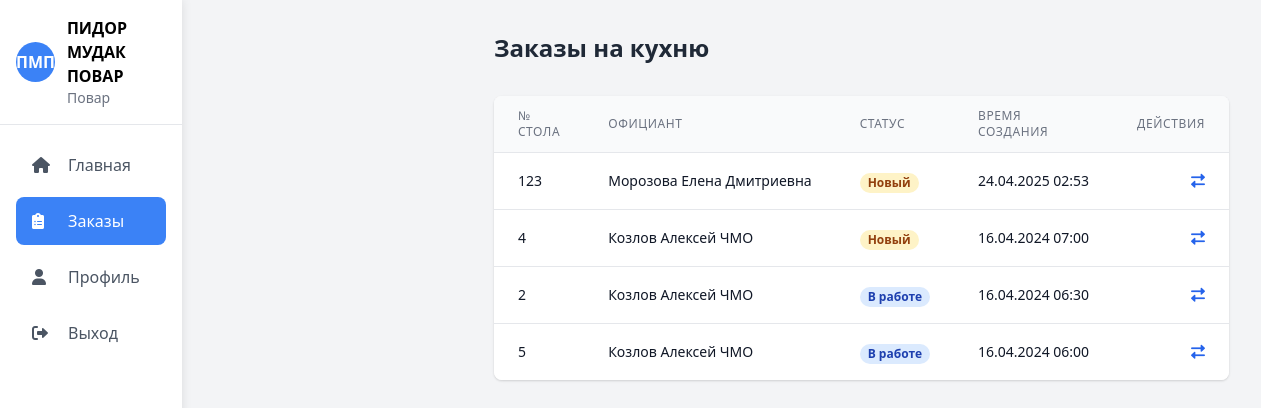
Screenshot of /orders.php (signed in) with the database file from the repository.
### tables this page shows
CREATE TABLE `orders` (
  `id` int(11) NOT NULL,
  `table_number` int(11) NOT NULL,
  `waiter_id` int(11) NOT NULL,
  `status` enum('new','in_progress','ready','served','paid') NOT NULL DEFAULT 'new',
  `created_at` timestamp NOT NULL DEFAULT current_timestamp(),
  `updated_at` timestamp NOT NULL DEFAULT current_timestamp() ON UPDATE current_timestamp()
);

CREATE TABLE `employees` (
  `id` int(11) NOT NULL,
  `name` varchar(100) NOT NULL,
  `email` varchar(100) NOT NULL,
  `password` varchar(255) NOT NULL,
  `role` enum('admin','cook','waiter') NOT NULL,
  `status` enum('active','blocked') DEFAULT 'active',
  `created_at` timestamp NOT NULL DEFAULT current_timestamp(),
  `phone` varchar(20) DEFAULT NULL
);

### auth.php (called while the page is built, shortened)
<?php
function isLoggedIn() {
    return isset($_SESSION['user_id']);
}
function hasRole($role) {
    return $_SESSION['user_role'] === $role;
}
?>

### functions.php (called while the page is built, shortened)
<?php
require_once 'auth.php';
function getOrders($filters = []) {
    $pdo = connectDB();
    $sql = "
        SELECT o.*,
               w.name as waiter_name,
               COUNT(oi.id) as items_count
        FROM orders o
        LEFT JOIN employees w ON o.waiter_id = w.id
        LEFT JOIN order_items oi ON o.id = oi.order_id
    ";
    $params = [];
    $sql .= " GROUP BY o.id ORDER BY o.created_at DESC";
    $stmt = $pdo->prepare($sql);
    $stmt->execute($params);
    return $stmt->fetchAll();
}
?>

### orders.php (the view, shortened to what this page needs)
<?php
require_once 'auth.php';
require_once 'functions.php';
$isAdmin = hasRole('admin');
$isCook = hasRole('cook');
$isWaiter = hasRole('waiter');
$orders = getOrders();
?>
<!DOCTYPE html>
<html lang="ru">
<head>
    <link href="https://cdn.jsdelivr.net/npm/tailwindcss@2.2.19/dist/tailwind.min.css" rel="stylesheet">
    <link href="https://cdnjs.cloudflare.com/ajax/libs/font-awesome/6.0.0/css/all.min.css" rel="stylesheet">
    <link href="style.css" rel="stylesheet">
</head>
<body class="bg-gray-100">
    <div class="flex h-screen">
        <aside class="sidebar bg-white shadow-lg w-64">
            <div class="p-4 border-b">
                <div class="flex items-center space-x-3">
                    <div class="avatar avatar-blue">
                        <?php echo htmlspecialchars($_SESSION['user_initials']); ?>
                    </div>
                    <div>
                        <h2 class="font-semibold logo-text"><?php echo htmlspecialchars($_SESSION['user_name']); ?></h2>
                        <p class="text-sm text-gray-500 nav-text">
                            <?php
                            if ($isAdmin) {
                                echo 'Администратор';
                            } elseif ($isCook) {
                                echo 'Повар';
                            } elseif ($isWaiter) {
                                echo 'Официант';
                            }
                            ?>
                        </p>
                    </div>
                </div>
            </div>
            <nav class="p-4">
                <a href="index.php" class="nav-item">
                    <i class="fas fa-home"></i>
                    <span class="nav-text">Главная</span>
                </a>
                <a href="orders.php" class="nav-item active">
                    <i class="fas fa-clipboard-list"></i>
                    <span class="nav-text">Заказы</span>
                </a>
                <a href="profile.php" class="nav-item">
                    <i class="fas fa-user"></i>
                    <span class="nav-text">Профиль</span>
                </a>
                <a href="logout.php" class="nav-item text-red-500">
                    <i class="fas fa-sign-out-alt"></i>
                    <span class="nav-text">Выход</span>
                </a>
            </nav>
        </aside>
        <main class="content flex-1 p-8">
            <div class="flex justify-between items-center mb-8">
                <h1 class="text-2xl font-bold text-gray-800">
                    <?php if ($isCook): ?>
                        Заказы на кухню
                    <?php elseif ($isWaiter): ?>
                        Заказы столов
                    <?php else: ?>
                        Заказы
                    <?php endif; ?>
                </h1>
            </div>
            <div class="bg-white rounded-lg shadow overflow-hidden">
                <table class="min-w-full divide-y divide-gray-200">
                    <thead class="bg-gray-50">
                        <tr>
                            <th class="px-6 py-3 text-left text-xs font-medium text-gray-500 uppercase tracking-wider">№ стола</th>
                            <th class="px-6 py-3 text-left text-xs font-medium text-gray-500 uppercase tracking-wider">Официант</th>
                            <th class="px-6 py-3 text-left text-xs font-medium text-gray-500 uppercase tracking-wider">Статус</th>
                            <th class="px-6 py-3 text-left text-xs font-medium text-gray-500 uppercase tracking-wider">Время создания</th>
                            <th class="px-6 py-3 text-right text-xs font-medium text-gray-500 uppercase tracking-wider">Действия</th>
                        </tr>
                    </thead>
                    <tbody class="bg-white divide-y divide-gray-200">
                        <?php foreach ($orders as $order): ?>
                        <tr>
                            <td class="px-6 py-4 whitespace-nowrap">
                                <div class="text-sm font-medium text-gray-900">
                                    <?php echo htmlspecialchars($order['table_number']); ?>
                                </div>
                            </td>
                            <td class="px-6 py-4 whitespace-nowrap">
                                <div class="flex items-center">
                                    <div class="text-sm font-medium text-gray-900">
                                        <?php echo htmlspecialchars($order['waiter_name']); ?>
                                    </div>
                                </div>
                            </td>
                            <td class="px-6 py-4 whitespace-nowrap">
                                <span class="px-2 inline-flex text-xs leading-5 font-semibold rounded-full
                                    <?php
                                    switch($order['status']) {
                                        case 'new':
                                            echo 'bg-yellow-100 text-yellow-800';
                                            break;
                                        case 'in_progress':
                                            echo 'bg-blue-100 text-blue-800';
                                            break;
                                    }
                                    ?>">
                                    <?php
                                    switch($order['status']) {
                                        case 'new':
                                            echo 'Новый';
                                            break;
                                        case 'in_progress':
                                            echo 'В работе';
                                            break;
                                    }
                                    ?>
                                </span>
                            </td>
                            <td class="px-6 py-4 whitespace-nowrap">
                                <div class="text-sm text-gray-900">
                                    <?php echo date('d.m.Y H:i', strtotime($order['created_at'])); ?>
                                </div>
                            </td>
                            <td class="px-6 py-4 whitespace-nowrap text-right text-sm font-medium">
                                <div class="flex justify-end space-x-2">
                                    <?php if ($isAdmin): ?>
                                    <button onclick="editOrder(<?php echo htmlspecialchars(json_encode($order)); ?>)"
                                            class="text-indigo-600 hover:text-indigo-900">
                                        <i class="fas fa-edit"></i>
                                    </button>
                                    <button onclick="deleteOrder(<?php echo $order['id']; ?>)"
                                            class="text-red-600 hover:text-red-900">
                                        <i class="fas fa-trash"></i>
                                    </button>
                                    <?php elseif ($isCook && in_array($order['status'], ['new', 'in_progress'])): ?>
                                    <button onclick="showStatusModal(<?php echo $order['id']; ?>, '<?php echo $order['status']; ?>')"
                                            class="text-blue-600 hover:text-blue-900">
                                        <i class="fas fa-exchange-alt"></i>
                                    </button>
                                    <?php endif; ?>
                                </div>
                            </td>
                        </tr>
                        <?php endforeach; ?>
                    </tbody>
                </table>
            </div>
        </main>
    </div>
</body>
</html>

### style.css (style rules this page uses)
.sidebar { transition: all 0.3s; width: 280px; background-color: #ffffff; box-shadow: 0 0 10px rgba(0, 0, 0, 0.1); z-index: 50; }
.content { transition: margin-left 0.3s; margin-left: 280px; }
table { width: 100%; border-collapse: collapse; }
th { background-color: #f9fafb; padding: 0.75rem 1rem; text-align: left; font-weight: 500; color: #374151; border-bottom: 1px solid #e5e7eb; }
td { padding: 0.75rem 1rem; border-bottom: 1px solid #e5e7eb; }
tr:last-child td { border-bottom: none; }
.avatar { display: flex; align-items: center; justify-content: center; width: 2.5rem; height: 2.5rem; border-radius: 50%; font-weight: 600; color: #fff; }
.avatar-blue { background-color: #3b82f6; }
.nav-item { display: flex; align-items: center; padding: 0.75rem 1rem; color: #4b5563; border-radius: 0.5rem; margin-bottom: 0.5rem; transition: all 0.2s; }
.nav-item.active { background-color: #3b82f6; color: white !important; }
.nav-item i { width: 1.5rem; margin-right: 0.75rem; }

### rows the page displays
orders: table_number "123", waiter.name "Морозова Елена Дмитриевна", status "Новый", created_at "24.04.2025 02:53"
orders: table_number "4", waiter.name "Козлов Алексей ЧМО", status "Новый", created_at "16.04.2024 07:00"
orders: table_number "2", waiter.name "Козлов Алексей ЧМО", status "В работе", created_at "16.04.2024 06:30"
orders: table_number "5", waiter.name "Козлов Алексей ЧМО", status "В работе", created_at "16.04.2024 06:00"

### other values shown
$_SESSION['user_initials'] "ПМП"
$_SESSION['user_name'] "ПИДОР МУДАК ПОВАР"
